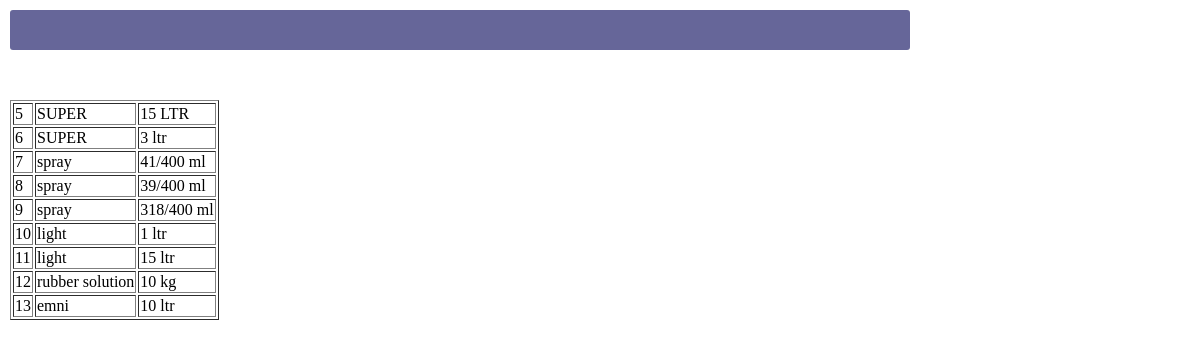
The page /report_item_list/ on the database as committed earlier.
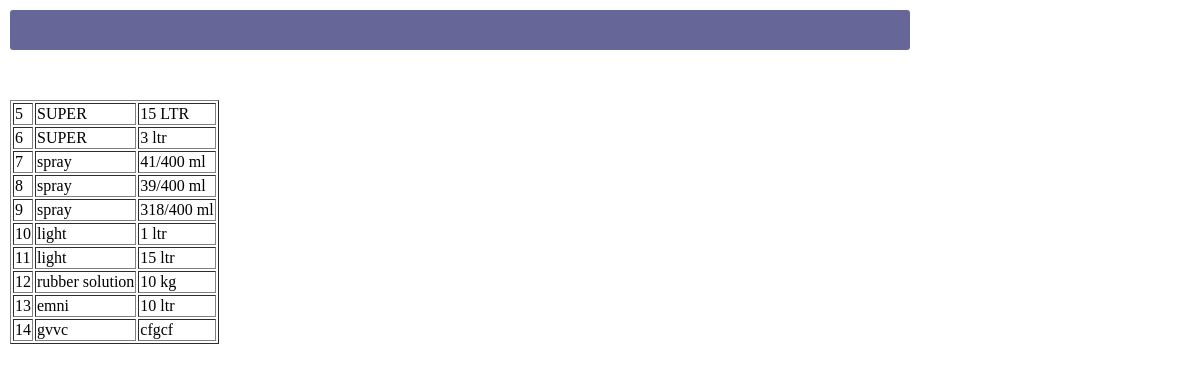
The same page on the database as committed later.
### project/models.py (models this page shows, shortened)
class Item(models.Model):
    name = models.CharField(max_length=50)
    size = models.CharField(max_length=50)
    stock_rate = models.DecimalField(max_digits=10, decimal_places=2, blank=True, null=True)
    sale_rate = models.DecimalField(max_digits=10, decimal_places=2, blank=True, null=True)
    item_available= models.IntegerField(default=0)
    item_free= models.IntegerField(default=0)

### project/views.py (the view)
# urls.py: url(r'^report_item_list/$', views.report_item_list,name='report_item_list'),
def report_item_list(request):
    col, row = 3, 0;
    row= int(Item.objects.count())
    Matrix = [[0 for x in range(col)] for y in range(row)]
    all_item = Item.objects.all()
    counter=0
    for i in all_item:
        Matrix[counter][0]=i.id
        Matrix[counter][1]=i.name
        Matrix[counter][2]=i.size
        counter=counter+1
    for x in range(0,row-1):
        print(Matrix[x])
    ran= row-1
    c={'MATRIX':Matrix, 'RANGE':ran,}
    c.update(csrf(request))
    return render_to_response('report_item_list.html', c)

### project/templates/report_item_list.html (shortened to what this page needs)
<html>
<body>
<form action="" method="post" style="border-radius:3px; width: 900px; height: 40px; top: 10px; position: absolute; background-color: #666699; left: 10px; bottom: 235px;">
    <br>
    <br>
    <br>
    <br>
    <br>
    <table  border="1">
        {% for item in MATRIX %}
        <tr>
            {% for value in item %}
            <td>
                {{ value }}
            </td>
            {% endfor %}
        </tr>
        {% endfor %}
    </table>
</form>
</body>
</html>

Rows that differ between the two databases and show on the page:
added Item: item "gvvc" "cfgcf"
Other text that changed with them:
new list line: "14"
